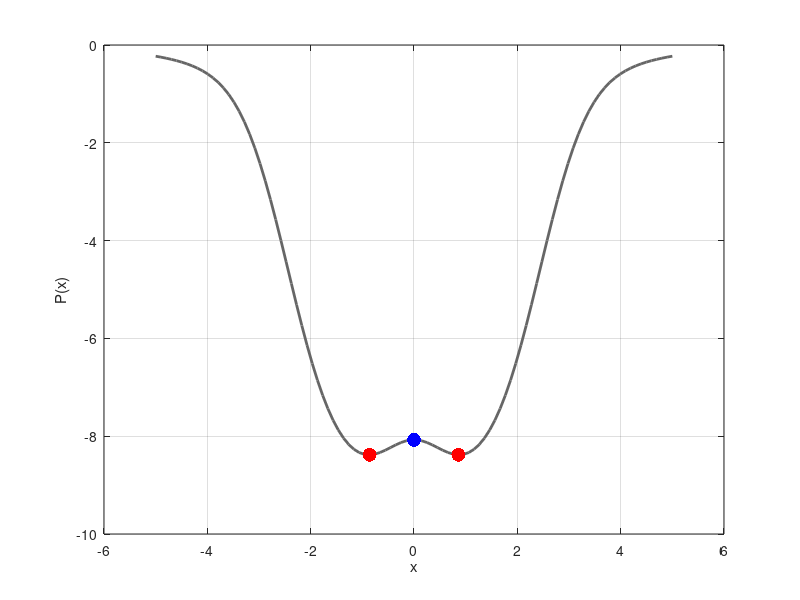

This chart was generated by the following MATLAB code: (Note: this script raises an error after producing the figure.)
 close all
clear;
%% Definimos la discretizacion del estado
Nxl = 120;
Nvl = 120;
Nal = 3;
% espacio
xlmin = -6;  xlmax = 6;
xl = linspace(xlmin,xlmax,Nxl);
% velocidad
vlmin = -6;  vlmax = 6;
vl = linspace(vlmin,vlmax,Nvl);
% accion
almin = -20; almax = 20;
al = linspace(almin,almax,Nal);
al = [0 almin almax];
%% discretizacion en tiempo
T = 5;
tspan = linspace(0,T,70);
dt = tspan(2) - tspan(1);
%% Definimos la forma del potencial
gs = @(x,x0,sigma) exp(-(x-x0).^2/sigma^2);
%
Vpot = @(x) 3*gs(x,0,1) - gs(x,0,4) - 10*gs(x,0,2) - 2*gs(x,-2,1) - 2*gs(x,2,1) ;
%% Dibujamos el potencial
close all
fig = figure(1);
xline = linspace(-5,5,100);

[minVpot,indVpot] = min(Vpot(xline));
xminVpot = xline(indVpot);
%
plot(xline,Vpot(xline),'LineWidth',2,'Color',[0.4 0.4 0.4])
hold on
plot([- xminVpot xminVpot],[minVpot minVpot] ,'Marker','.','MarkerSize',30,'LineStyle','none','color','r')

plot([ 0 ],[Vpot(0)] ,'Marker','.','MarkerSize',30,'LineStyle','none','color','b')

%
xlabel('x')
ylabel('P(x)')
grid on
print('../../Tesis/img/Potential.eps',fig,'-depsc')

%% calculamos el menos gradiente del potencial mediante calculo simbolico
syms xsym 
Force_sym = -gradient(Vpot(xsym),xsym);
Force = matlabFunction(Force_sym,'Vars',xsym);
% Construimos la funcion de la dinamica
f_x = @(x,v,a)  v  ;
f_v = @(x,v,a)  Force(x)  - 0.5*v+ a  ;
          
%% Construimos el control óptimo LQR de este sistema
% linearizado en el punto de [0,0];
f = @(s,a) [f_x(s(1),s(2),a) ; ...
            f_v(s(1),s(2),a) ];
syms vsym xsym asym

Asym = jacobian(f([xsym,vsym].',asym),[xsym,vsym]);
Bsym = jacobian(f([xsym,vsym].',asym),asym);


A = double(subs(Asym,{xsym,vsym},{0,0}));
B = double(Bsym);
% Obtenemos la ganancia
K= lqr(A,B,eye(2),1);
% Este nos da la politica optima de forma que a(s) = - K*s
%
%% Dibujamos el espacio de Fases del sistemas libre
fig = figure;
xl_less = linspace(xlmin,xlmax,floor(Nxl/5));
vl_less = linspace(vlmin,vlmax,floor(Nvl/5));
phasep(@(s) f(s,0),T,dt,xl_less,vl_less)
grid on
FS = 12;
options = {'Interpreter','tex','FontSize',FS};
% title('Espacio de fases del sistema libre',options{:})
xlabel('x',options{:})
ylabel('v',options{:})
print('../../Tesis/img/freepot.eps',fig,'-depsc')
%
hold on 
plot([-xminVpot xminVpot],[0 0] ,'Marker','.','MarkerSize',30,'LineStyle','none','color','r')
plot([ 0 ],[0] ,'Marker','.','MarkerSize',30,'LineStyle','none','color','b')

print('../../Tesis/img/pp_free.eps',fig,'-depsc')


%%
[V,pi,Vh,pih] = QIteration(f_x,f_v,vl,xl,al,dt);
% V  -> funcion valor
% pi -> politica
%
%
%%

s0 = [-2 4]';
[~,st_feedback] = rk4(@(t,s) f(s,evaluatePolicy(s,xl,vl,al,pi)),tspan,s0);
[~,st_free]     = rk4(@(t,s) f(s,0),tspan,s0);
%%
at = arrayfun(@(it)  evaluatePolicy(st_feedback(it,:),xl,vl,al,pi),1:length(tspan),'UniformOutput',true);
%% utilizamos un mallado del espacio ms grueso para dibujar el espacio de fases
xl_less = linspace(xlmin,xlmax,floor(Nxl/5));
vl_less = linspace(vlmin,vlmax,floor(Nvl/5));

fig = figure;
% title('Política obtenida',options{:})
xlabel('x',options{:})
ylabel('v',options{:})

[~,st_feedback] = rk4(@(t,s) f(s,evaluatePolicy(s,xl,vl,al,pi)),tspan,s0);
phasep(@(s) f(s,evaluatePolicy(s,xl,vl,al,pi)),T,dt,xl_less,vl_less)
%
hold on 
plot(st_feedback(1,1),st_feedback(1,2),'LineWidth',3,'Marker','o','MarkerSize',10,'color','k')
plot(st_feedback(:,1),st_feedback(:,2),'LineWidth',3,'color','k')
plot(st_feedback(end,1),st_feedback(end,2),'LineWidth',3,'Marker','d','MarkerSize',10,'color','k')

print('../../Tesis/img/solpot.eps',fig,'-depsc')
%%
Nt = 200;
pi = QLearning(Vpot,f,vl,xl,al,dt,Nt);

fig = figure;
% title('Política obtenida',options{:})
xlabel('x',options{:})
ylabel('v',options{:})

[~,st_feedback] = rk4(@(t,s) f(s,evaluatePolicy(s,xl,vl,al,pi)),tspan,s0);
phasep(@(s) f(s,evaluatePolicy(s,xl,vl,al,pi)),T,dt,xl_less,vl_less)
%
hold on 
plot(st_feedback(1,1),st_feedback(1,2),'LineWidth',3,'Marker','o','MarkerSize',10,'color','k')
plot(st_feedback(:,1),st_feedback(:,2),'LineWidth',3,'color','k')
plot(st_feedback(end,1),st_feedback(end,2),'LineWidth',3,'Marker','d','MarkerSize',10,'color','k')

print('../../Tesis/img/phase_Qlearning.eps',fig,'-depsc')


%%
fig = figure;
% title('Regulador lineal cuadrático',options{:})
xlabel('x',options{:})
ylabel('v',options{:})
[~,st_feedback] = rk4(@(t,s) f(s,-K*s),tspan,s0);
phasep(@(s) f(s,-K*s),T,dt,xl_less,vl_less)
print('../../Tesis/img/lqrpot.eps',fig,'-depsc')

%%
[xms,vms] = meshgrid(xl,vl);
close all

fig = figure('unit','norm','pos',[0.1 0.1 0.6 0.6]);

ii = 0;
options = {'Interpreter','tex','FontSize',3};

for i=1:2:12
    ii = ii +1;
    subplot(2,3,ii)
    surf(xms,vms,Vh(:,:,i))
    xlabel('x',options{:})
    ylabel('v',options{:})
    shading interp
    colormap jet
    view(0,90)
    title("iter = "+(i-1),'FontSize',9)
    caxis([-0.0 0.15])
    yticks([-6 0 6])
    xticks([-6 0 6])
end


hp4 = get(subplot(2,3,6),'Position');
colorbar('Position', [hp4(1)+hp4(3)+0.0325  hp4(2)  0.0125  hp4(2)+hp4(3)*3.25])


print('../../Tesis/img/valueiteration.eps',fig,'-depsc')

%%
[xms,vms] = meshgrid(xl,vl);
close all

fig = figure('unit','norm','pos',[0.1 0.1 0.6 0.6]);

ii = 0;
options = {'Interpreter','tex','FontSize',8};

for i=1:2:12
    ii = ii +1;
subplot(2,3,ii)
    surf(xms,vms,al(pih(:,:,i)))
xlabel('x',options{:})
ylabel('v',options{:})
shading interp
colormap jet
view(0,90)
title("iter = "+(i-1),'FontSize',9)
caxis([al(1) al(end)])
yticks([-6 0 6])
xticks([-6 0 6])
end

hp4 = get(subplot(2,3,6),'Position');
colorbar('Position', [hp4(1)+hp4(3)+0.0325  hp4(2)  0.0125  hp4(2)+hp4(3)*3.25])



print('../../Tesis/img/valueiterationpi.eps',fig,'-depsc')

%%



